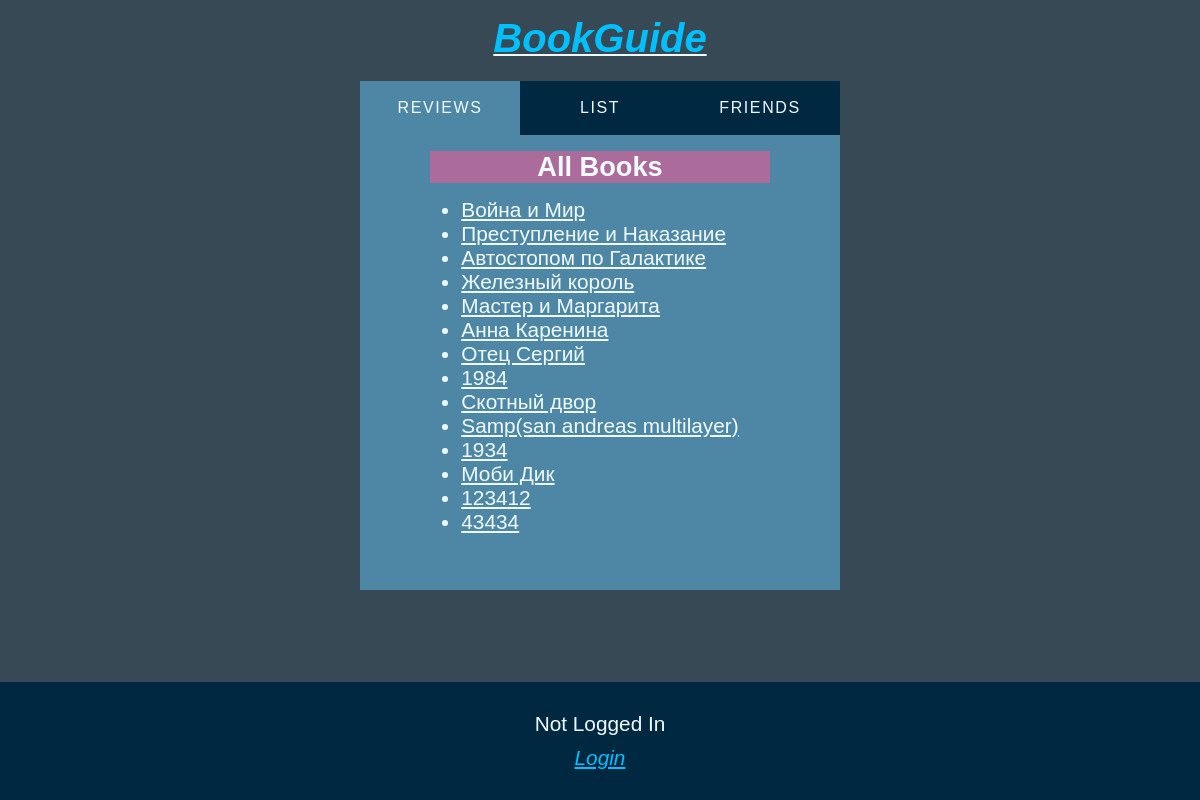
The page /books/ on the database its author committed.
### list/models.py (models this page shows)
class Book(models.Model):
    title = models.CharField(max_length=100)

### list/views.py (the view)
# urls.py: path('books/', views.allbooks, name="allbooks"),
def allbooks(request):
    context = {
        'books': Book.objects.all(),
        'current_tab': "reviews"
    }
    return render(request, 'allbooks.html', context)

### list/templates/allbooks.html (shortened to what this page needs)
{% extends "base_list.html" %}
{% load i18n %}
{% block main %}
<main>
    <article>
        <h2>{% trans 'All Books' %}</h2>
        <ul>
            {% for book in books %}
                <li><a href="{% url 'reviews' book.pk %}">{{book.title}}</a></li>
            {% endfor %}
        </ul>
    </article>
</main>
{% endblock %}

### list/static/list.css (style rules this page uses)
html { font-size: 100%; }
* { font-size: 1.3rem; font-family: sans-serif; word-break: break-word; }
h2, h2 span { font-size: 1.7rem; }
article { min-width: min(20ch, 100%); }
html { overflow-x: hidden; }
body { display: flex; flex-direction: column; min-height: 100vh; min-width: 100vw; margin: 0; }
main { width: min(30rem, 100%); margin: 0 auto; display: flex; align-items: center; flex-direction: column; padding: 1rem 1ch; box-sizing: border-box; }
h1,h2,h3 { text-align: center; }
h2 { margin: 0 0 15px 0; }
ul { margin: 0 0 20px 0; padding: 0; }
article:last-child { padding-bottom: 20px; }
li { margin: 0 31px; }
html { overscroll-behavior: none; }
body { background-color: var(--dark); }
main { background-color: var(--main); }
* { color: var(--text-light); }
h2 { background-color: var(--header-main); }

### list/static/colors.css (style rules this page uses)
html { --dark: #364954; --nav: #002840; --main: #4D87A5; --text-light: #F0FBFF; --text-dark: #444; --header-main: #AB6B9B; --header-secondary: #004D68; --highlight: #00C0FF; --danger: #C46367; --green: #2ECC71; --main-darker: #002840; --highlight-in-text: #9AAEBB; --highlight-in-header: #B8A6B3; --link-secondary: #9D7392; }

### rows shown on the page
Book: title "Война и Мир"
Book: title "Преступление и Наказание"
Book: title "Автостопом по Галактике"
Book: title "Железный король"
Book: title "Мастер и Маргарита"
Book: title "Анна Каренина"
Book: title "Отец Сергий"
Book: title "1984"
Book: title "Скотный двор"
Book: title "Samp(san andreas multilayer)"
Book: title "1934"
Book: title "Моби Дик"
Book: title "123412"
Book: title "43434"
